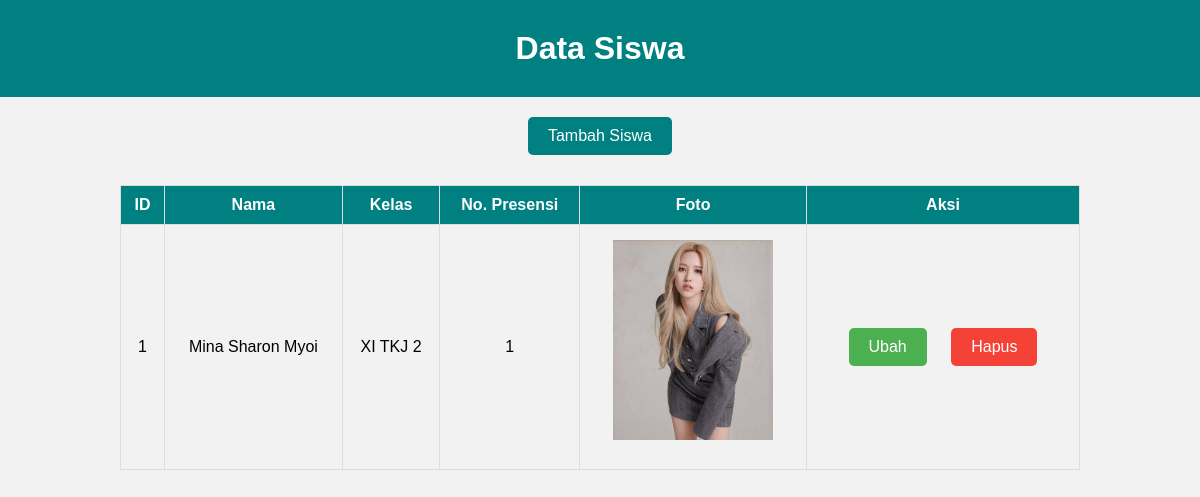
The page / on the database its author committed.
### tables this page shows
CREATE TABLE `tabel_siswa` (
  `id` int(11) NOT NULL,
  `nama` varchar(50) NOT NULL,
  `kelas` varchar(10) NOT NULL,
  `no_presensi` int(11) NOT NULL,
  `foto` blob DEFAULT NULL
);

### index.php (the view, shortened to what this page needs)
<?php
include 'koneksi.php';
$siswa = mysqli_query($koneksi, "SELECT * FROM tabel_siswa");
?>
<!DOCTYPE html>
<html>
<head>
  <link rel="stylesheet" type="text/css" href="css/style.css">
</head>
<body>
  <h1>Data Siswa</h1>
  <div class="buttons">
    <a href="tambah_siswa.php" class="button tambah">Tambah Siswa</a>
  </div>
  <?php if(mysqli_num_rows($siswa) > 0): ?>
    <table>
      <tr>
        <th>ID</th>
        <th>Nama</th>
        <th>Kelas</th>
        <th>No. Presensi</th>
        <th>Foto</th>
        <th>Aksi</th>
      </tr>
      <?php
      while($data = mysqli_fetch_array($siswa)):
      ?>
        <tr>
          <td><?php echo $data['id']; ?></td>
          <td><?php echo $data['nama']; ?></td>
          <td><?php echo $data['kelas']; ?></td>
          <td><?php echo $data['no_presensi']; ?></td>
          <td>
            <?php if($data['foto']): ?>
              <img src="uploads/<?php echo $data['foto']; ?>" alt="Foto" class="siswa-img">
            <?php else: ?>
              <span>Tidak ada foto</span>
            <?php endif; ?>
          </td>
          <td>
            <a href="ubah_siswa.php?id=<?php echo $data['id']; ?>" class="button ubah">Ubah</a>
            <a href="proses_hapus.php?id=<?php echo $data['id']; ?>" onclick="return confirm('Apakah Anda yakin ingin menghapus data ini?')" class="button hapus">Hapus</a>
          </td>
        </tr>
        <?php
      endwhile;
      ?>
    </table>
  <?php else: ?>
    <p>Tidak ada data siswa</p>
  <?php endif; ?>
</body>
</html>

### css/style.css (style rules this page uses)
table { border-collapse: collapse; margin: 20px; }
th, td { padding: 8px; text-align: left; border-bottom: 1px solid #ddd; }
th { background-color: #4CAF50; color: white; }
td img { padding: 5px; }
body { margin: 0; padding: 0; background-color: #f2f2f2; font-family: Arial, sans-serif; }
h1 { text-align: center; padding: 30px 0; margin: 0; background-color: #008080; color: #fff; }
table { margin: 30px auto; border-collapse: collapse; width: 80%; }
th, td { padding: 10px; text-align: center; border: 1px solid #ddd; }
th { background-color: #008080; color: #fff; }
tr:nth-child(even) { background-color: #f2f2f2; }
.buttons { display: flex; justify-content: center; margin-top: 20px; }
.buttons .button { margin: 0 10px; }
.button { display: inline-block; padding: 10px 20px; margin: 10px; border: none; border-radius: 5px; cursor: pointer; text-align: center; text-decoration: none; font-size: 16px; color: #fff; }
.tambah { background-color: #008080; }
.ubah { background-color: #4CAF50; }
.hapus { background-color: #f44336; }
.siswa-img { max-width: 200px; max-height: 200px; margin-bottom: 10px; }

### rows shown on the page
tabel_siswa: id "1", nama "Mina Sharon Myoi", kelas "XI TKJ 2", no_presensi "1", foto (picture)
